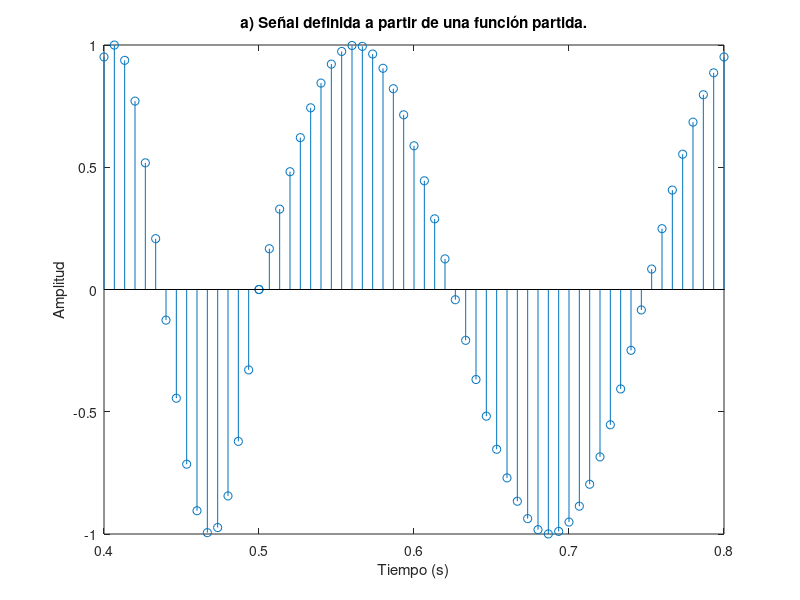
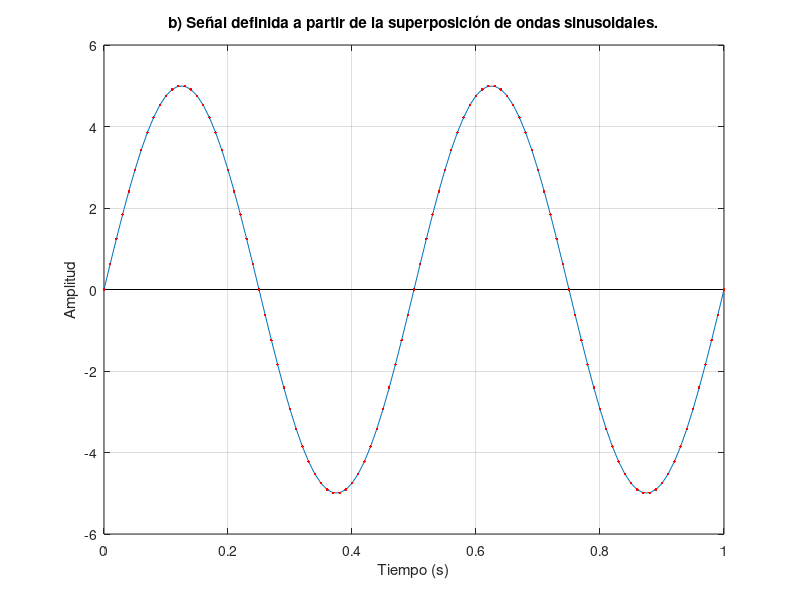
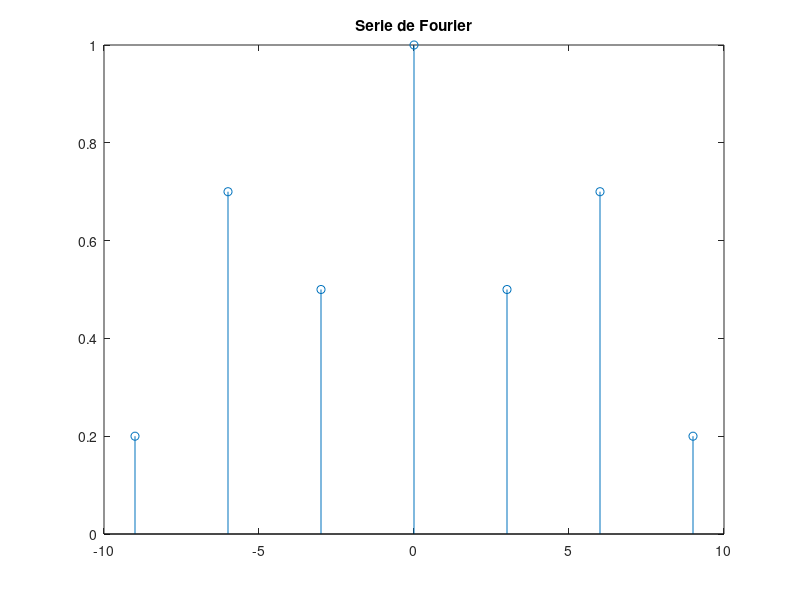
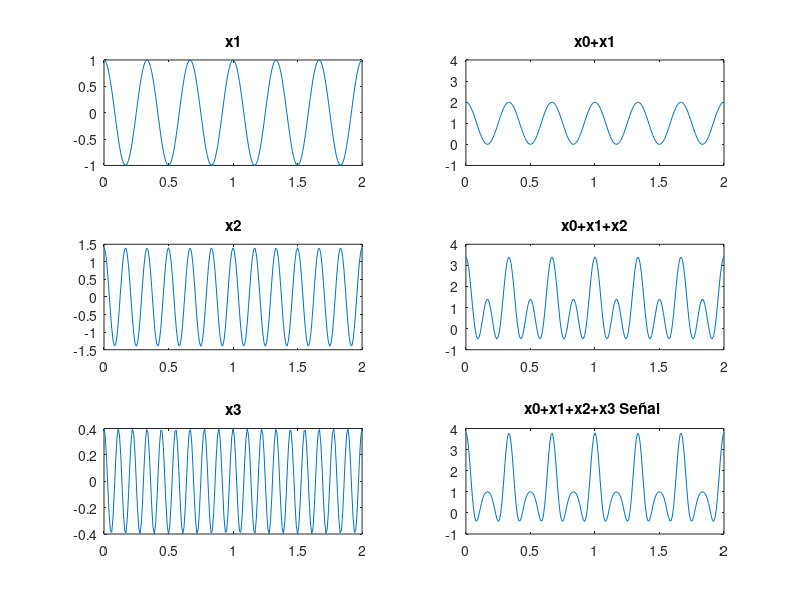

MATLAB code for these plots, in order:
clc
clear all
close all

%% Ejercicio a)

fs= 150;    %definimos la frecuencia de muestreo.
Ts= 1/fs;   %tiempo de muestreo.
t1= 0.4:Ts:0.5; %variable de tiempo para el primer intervalo.
t2= 0.5:Ts:0.8; %variable de tiempo para el segundo intervalo.
% Cambiando los valores de inicio y final de cada intervalo, se controla
% cómo se grafican.

f1=8; %frecuencia 1
f2=4; %frecuencia 2

y1= sin(2*pi()*f1*t1); % muestreo del primer intervalo.
y2= sin(2*pi()*f2*t2); % muestreo del segundo intervalo.
Y= [y1,y2];
T= [t1,t2];

figure;
stem(T,Y) %resultado del muestreo.
xlabel('Tiempo (s)');
ylabel('Amplitud');
title('a) Señal definida a partir de una función partida.');

%% Ejercicio b)

% Inicializamos los parámetros.
A1 = 5;               % Amplitud de la primera señal.
A2 = 2;               % Amplitud de la segunda señal.
f1 = 2;               % Frecuencia 1.
f2 = 50;              % Frecuencia 2.
fs = 100;             % Frecuencia de muestreo
t = 0:1/fs:1;         % Intervalo de tiempo.

% Superposición de ondas.
S = A1 * sin(2 * pi * f1 * t) + A2 * sin(2 * pi * f2 * t);

% Graficamos la señal.
figure();
plot(t, S);
xlabel('Tiempo (s)');
ylabel('Amplitud');
title('b) Señal definida a partir de la superposición de ondas sinusoidales.');
grid on;

hold on;
xLimits = xlim;
plot(xLimits, [0 0], 'k-'); 
plot(t, S, 'r.');
hold off;

%% Ejercicio c)
f0=3; % frecuencia fundamental = 3Hz
f=[-3, -2, -1, 0, 1, 2, 3]*f0; %vector de frecuencias de mi señal
X=[0.2, 0.7, 0.5, 1, 0.5, 0.7, 0.2]; %coeficientes de la Serie de fourier correspondientes a cada frecuencia
figure();
stem(f,X), title('Serie de Fourier'); %graficamos la serie de fourier discreta

fs = 100; %definimos la frecuencia de muestreo.
Ts=1/fs;  %tiempo de muestreo.
t=0:Ts:2; %variable de tiempo


%Si el coseno es escrito como forma exponencial compleja:
%cos(2*pi*f0*t) = 1/2*e^(j*2*pi*f0*t) + 1/2*e^(-j*2*pi*f0*t)
%a simple vista se puede ver que es igual su desarrollo en serie de
%Fourier, y que f0 y -f0 tienen los dos un coeficiente de 1/2. Si a esto se lo
%multiplica por 2 y por el coeficiente que yo quiero, en este caso 0.7 por
%ejemplo: 2*0.7*cos(2*pi*f0*t) = 2*0.7*(1/2*e^(j*2*pi*f0*t) + 1/2*e^(-j*2*pi*f0*t))
%entonces: 2*0.7*cos(2*pi*f0*t) = 0.7*e^(j*2*pi*f0*t) + 0.7*e^(-j*2*pi*f0*t))
%la frecuencia queda con coeficiente 0.7, que es lo que se quería obtener.

%definimos los distintos "componentes" de la señal para después sumarlos
x0=X(4); %el DC offset, frecuenceia = 0, correspond a una corriente continua
x1=2*X(5)*cos(2*pi*f(5)*t); %componente con la frecuencia fundamental
x2=2*X(6)*cos(2*pi*f(6)*t); %componente con el primer armónico
x3=2*X(7)*cos(2*pi*f(7)*t); %componente con el segundo armónico

%graficamos los componentes de la señal, y se muestra la suma paso a paso
figure();
subplot(3,2,1)
    plot(t,x1),title('x1');
subplot(3,2,3)
    plot(t,x2),title('x2');
subplot(3,2,5)
    plot(t,x3),title('x3');
    subplot(3,2,2)
    plot(t,x0+x1),title('x0+x1'),axis([0 2 -1 4]);
subplot(3,2,4)
    plot(t,x0+x1+x2),title('x0+x1+x2'),axis([0 2 -1 4]);
subplot(3,2,6)
    plot(t,x0+x1+x2+x3),title('x0+x1+x2+x3 Señal '),axis([0 2 -1 4]);
